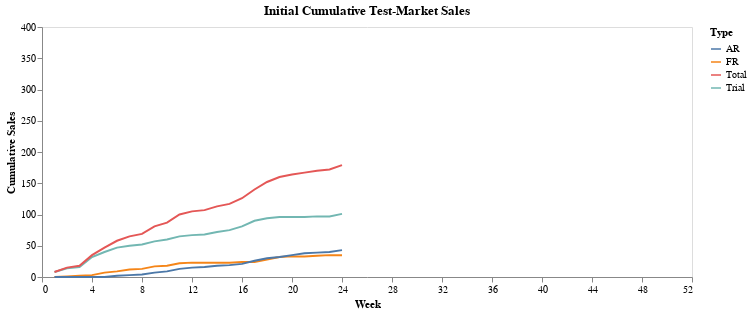

The notebook cell this image was saved under:
### Code cell
alt.Chart(modified_cum_trans.filter(pl.col('Week')<=24)).transform_fold(
    ['Trial', 'FR', 'AR', 'Total'],
    as_=['Type', 'Cum DoR']
    ).mark_line(strokeWidth=2).encode(
    x = alt.X('Week', 
              scale=alt.Scale(domain=[0, 52]),
              axis = alt.Axis(
                values=np.arange(0, 53, 4),
                labelExpr="datum.value",
                title='Week')   
    ),
    y = alt.Y(
        f'Cum DoR:Q',
        title='Cumulative Sales',
        scale=alt.Scale(domain=[0, 400])
    ),
    color='Type:N'
).properties(
    width=650,
    height=250,
    title='Initial Cumulative Test-Market Sales'
).configure_axisY(grid=False).configure_axisX(grid=False)

### Figure 1 — Vega-Lite specification as saved in the notebook (floating-point values rounded to 4 significant figures)
{"$schema": "https://vega.github.io/schema/vega-lite/v5.20.1.json", "config": {"axisX": {"grid": false}, "axisY": {"grid": false}, "view": {"continuousHeight": 300, "continuousWidth": 300}}, "data": {"name": "data-1fc372bfc8c8ea74e38e7c6ddfa77241"}, "datasets": {"data-1fc372bfc8c8ea74e38e7c6ddfa77241": [{"AR": 0, "FR": 0, "Total": 8, "Trial": 8, "Week": 1}, {"AR": 0, "FR": 1, "Total": 15, "Trial": 14, "Week": 2}, {"AR": 0, "FR": 2, "Total": 18, "Trial": 16, "Week": 3}, {"AR": 0, "FR": 3, "Total": 35, "Trial": 32, "Week": 4}, {"AR": 0, "FR": 7, "Total": 47, "Trial": 40, "Week": 5}, {"AR": 2, "FR": 9, "Total": 58, "Trial": 47, "Week": 6}, {"AR": 3, "FR": 12, "Total": 65, "Trial": 50, "Week": 7}, {"AR": 4, "FR": 13, "Total": 69, "Trial": 52, "Week": 8}, {"AR": 7, "FR": 17, "Total": 81, "Trial": 57, "Week": 9}, {"AR": 9, "FR": 18, "Total": 87, "Trial": 60, "Week": 10}, {"AR": 13, "FR": 22, "Total": 100, "Trial": 65, "Week": 11}, {"AR": 15, "FR": 23, "Total": 105, "Trial": 67, "Week": 12}, {"AR": 16, "FR": 23, "Total": 107, "Trial": 68, "Week": 13}, {"AR": 18, "FR": 23, "Total": 113, "Trial": 72, "Week": 14}, {"AR": 19, "FR": 23, "Total": 117, "Trial": 75, "Week": 15}, {"AR": 21, "FR": 24, "Total": 126, "Trial": 81, "Week": 16}, {"AR": 26, "FR": 24, "Total": 140, "Trial": 90, "Week": 17}, {"AR": 30, "FR": 28, "Total": 152, "Trial": 94, "Week": 18}, {"AR": 32, "FR": 32, "Total": 160, "Trial": 96, "Week": 19}, {"AR": 35, "FR": 33, "Total": 164, "Trial": 96, "Week": 20}, {"AR": 38, "FR": 33, "Total": 167, "Trial": 96, "Week": 21}, {"AR": 39, "FR": 34, "Total": 170, "Trial": 97, "Week": 22}, {"AR": 40, "FR": 35, "Total": 172, "Trial": 97, "Week": 23}, {"AR": 43, "FR": 35, "Total": 179, "Trial": 101, "Week": 24}]}, "encoding": {"color": {"field": "Type", "type": "nominal"}, "x": {"axis": {"labelExpr": "datum.value", "title": "Week", "values": [0, 4, 8, 12, 16, 20, 24, 28, 32, 36, 40, 44, 48, 52]}, "field": "Week", "scale": {"domain": [0, 52]}, "type": "quantitative"}, "y": {"field": "Cum DoR", "scale": {"domain": [0, 400]}, "title": "Cumulative Sales", "type": "quantitative"}}, "height": 250, "mark": {"strokeWidth": 2, "type": "line"}, "title": "Initial Cumulative Test-Market Sales", "transform": [{"as": ["Type", "Cum DoR"], "fold": ["Trial", "FR", "AR", "Total"]}], "width": 650}
